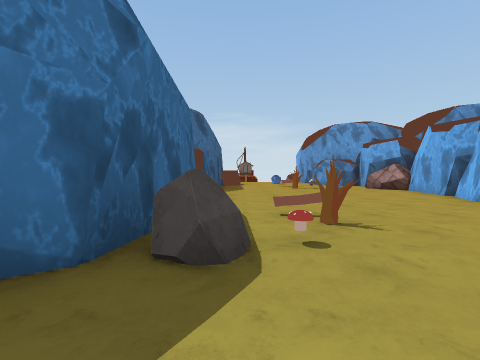
View 1 (above)

17 first-person views from a walk through a Unity game level. The camera is 1.2 m above the floor, tilts 2° down and sees 85° across. The floor is counted in squares, 2 m on a side. Each view is taken from the middle of a square. On the plan, view 1 faces up. The plan holds only what a view shows up to about 9 squares ahead; the rest is blank. The place goes on beyond the plan. The player character is not drawn. Some surface patterns are stand-ins.

View 2
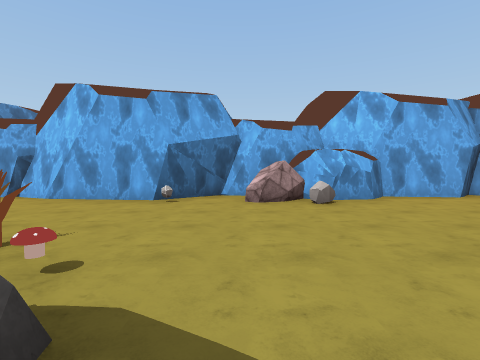

View 3
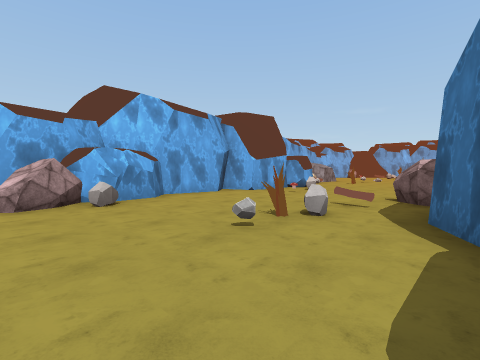

View 4
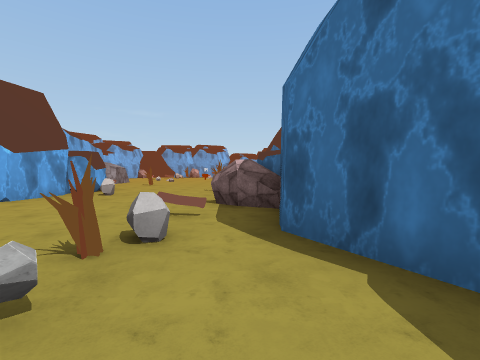

View 5
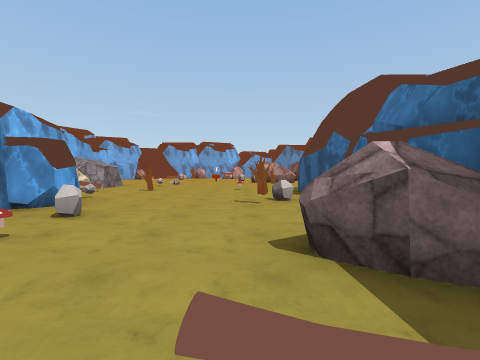

View 6
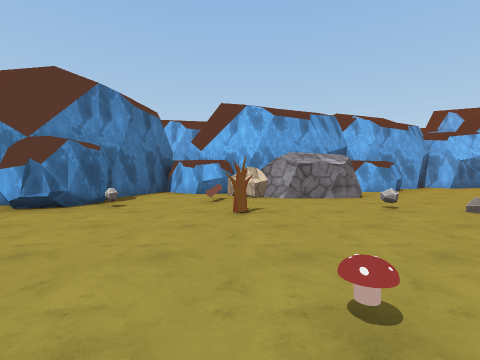

View 7
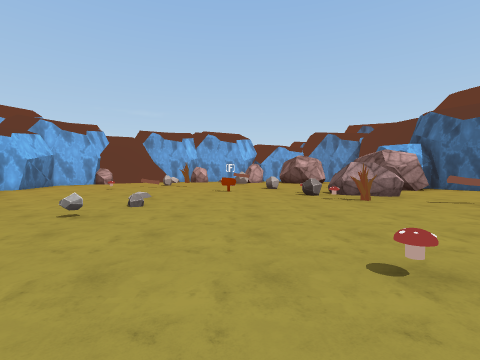

View 8
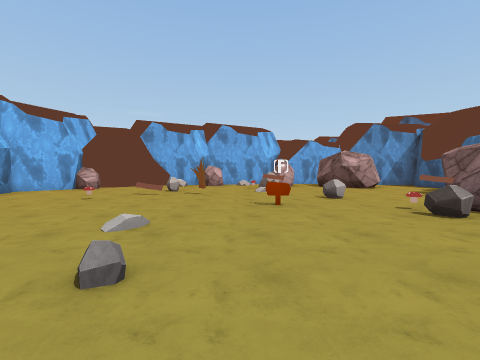

View 9
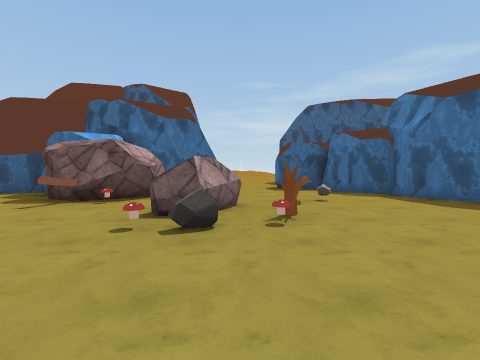

View 10
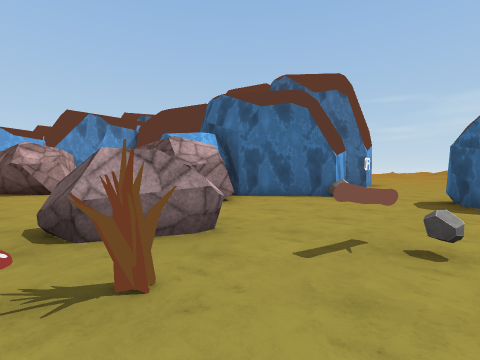

View 11
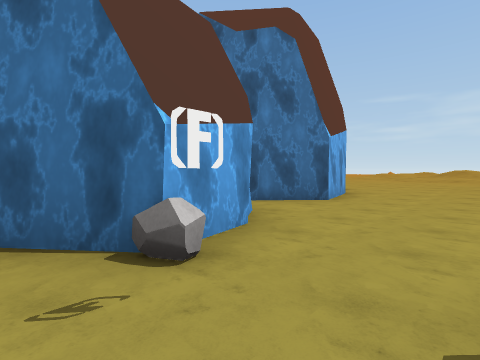

View 12
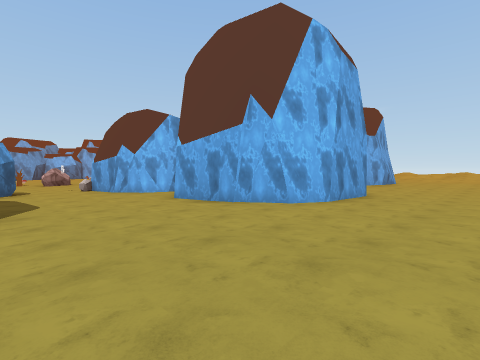

View 13
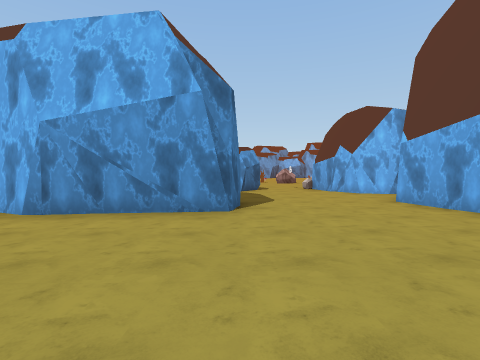

View 14
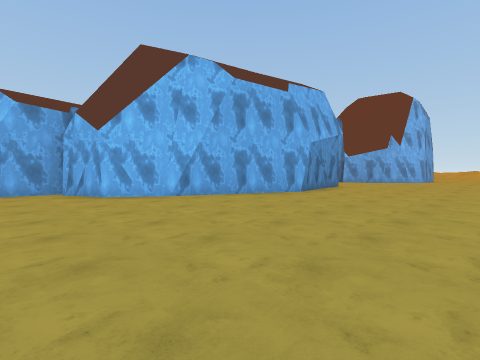

View 15
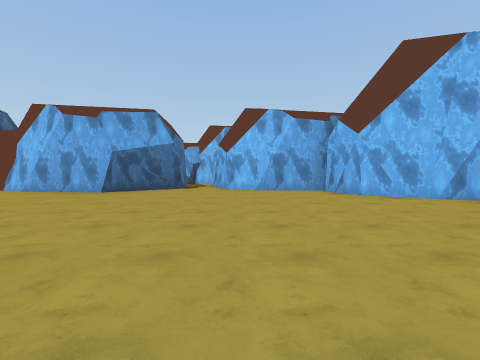

View 16
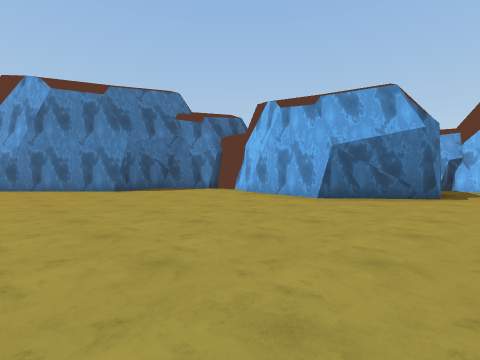

View 17
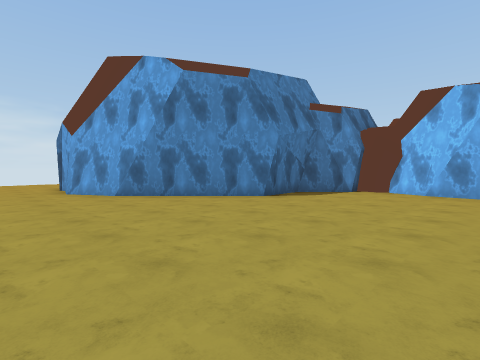

### Floor plan
Points are (right, up) in squares from view 1. A wall is a line through its corners. A room is listed if a view was taken in it or the views show most of it. See-through windows are left out.
Room 1 (views 1, 2, 3, 4, 5, 6, 7, 8, 9, 10, 11)
walls: (-1.4, -8.9) (-0.9, -9.3) (-0.7, -10.8); (4.7, -7.2) (4.5, -6.7); (4.3, -6.6) (4.5, -5.1) (5.5, -4.8) (4.9, -4.2) (5.1, -2.4); (-1.9, -11.4) (-3, -12.1) (-3.7, -12.1); (7.2, -8.7) (5.5, -8.1); (7.6, -11.3) (7.7, -10.6); (7.6, -11.8) (7.6, -11.2); (-1.3, -1.2) (-0.5, -2.7) (-0.7, -4.4); (8.7, -17) (8.6, -16.2); (-5.5, -17.3) (-4.5, -18.6) (-4.5, -19); (5.4, 0.4) (5.5, 1.2) (4.4, 2.6) (4.7, 5.2); (5.3, 0.9) (5.5, 1.2); (9, -19.2) (8.8, -18.3); (-7.2, -17.1) (-6.4, -16.9); (5.6, 1.4) (4.4, 2.6); (-1, 1.9) (-1.4, 1.5); (9.1, -20.2) (8.9, -18.3) (9.2, -17.9); (-4.2, -21.3) (-3.9, -22.4); (8.5, -21.4) (9.6, -20.4); (-0.7, 4.1) (-1, 1.9) (-1.1, 1.6); (4.6, 4.8) (5.2, 6) (5, 6.2) (5.1, 7.5)
low walls: (9.3, -20.3) (9.2, -19.6)
ways out: opening at (-7, -15.5) to room 2
objects: rock (-6, -17); other object (-6, -16); rock (-4, -20) to (-3, -19); rock (-3, -19) to (-2, -18); rock (-2, -17) to (-1, -16); other object (-2, -15); rock (-2, -14); rock (-2, 6) to (-1, 7); rock (-1, -22); other object (-1, -19); rock (-1, -7) to (-1, -5); other object (0, -17); rock (0, -16); other object (0, -15); rock (0, -8); rock (0, -5); rock (0, 2); rock (1, -19); other object (1, -16); other object (1, -11); other object (1, -8); other object (1, -4); rock (1, -2); rock (1, -1); other object (1, 2); other object (1, 3); other object (1, 4); other object (2, -21); other object (2, -18); other object (2, -2); rock (3, -6); other object (3, -5); other object (3, 8); other object (4, -20); rock (4, -13); other object (4, -11); other object (4, -9); rock (4, -8) to (5, -8); rock (4, 0); rock (4, 0) to (5, 1); other object (4, 2); rock (5, -21); rock (5, -2) to (6, -1); rock (5, 8); other object (6, -20); other object (6, -19); rock (6, -13) to (7, -12); rock (6, -11) to (7, -11); rock (7, -10) to (8, -9); rock (8, -22); rock (8, -16) to (8, -14)
Room 2 (views 12, 13, 14, 15, 16, 17)
walls: (-10.7, -7.7) (-9.5, -6) (-8.8, -5.7); (-9.1, -5.9) (-8.6, -5.4); (-8.1, -5.6) (-7.9, -3.5); (-7.9, -3.9) (-7.7, -3.4); (-7.5, -3.1) (-7.2, -2.5); (-7.5, -2.7) (-7, -2.4); (-7.2, -1.2) (-8.7, 0.7) (-8.4, 3.2); (-8, 0) (-8.7, 0.7); (-10.6, -14) (-11.6, -13.8) (-11.9, -10.7) (-10.5, -7.3); (-8.6, 2.8) (-8, 4.2) (-8.1, 4.3) (-8, 5.1); (-8.3, 4.9) (-9.5, 6.1) (-11.1, 5.9) (-13.6, 8.5); (-12.3, -18.3) (-11.9, -17.9) (-10.1, -17.5) (-8.9, -18.6); (-9.4, 5.9) (-11.1, 5.9); (-7.5, -17.5) (-7.2, -17.1); (-8.2, -18.9) (-7.8, -17.6) (-7.2, -17.2); (-13.4, -21.7) (-13.3, -19.7) (-12.8, -18.6) (-12, -18.1)
ways out: opening at (-7, -15.5) to room 1
objects: rock (-7, -13)

Positions as (right, up) in squares from view 1, and headings:
1: (0, 0), facing up
2: (-1, 1), facing right
3: (-1, 1), facing down-right
4: (0, 0), facing down
5: (1, -3), facing down
6: (0, -11), facing right
7: (2, -10), facing down
8: (3, -13), facing down
9: (3, -16), facing left
10: (0, -14), facing down-left
11: (-5, -15), facing down-left
12: (-16, -14), facing down-right
13: (-16, -14), facing right
14: (-16, -4), facing down-right
15: (-16, -3), facing right
16: (-14, -2), facing up-right
17: (-16, 2), facing up-right
